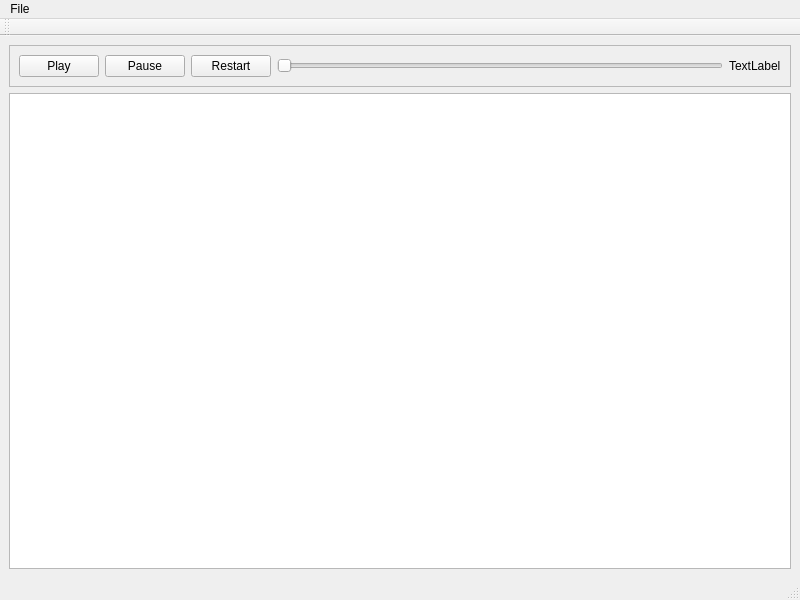
<?xml version="1.0" encoding="UTF-8"?>
<ui version="4.0">
 <class>MainWindow</class>
 <widget class="QMainWindow" name="MainWindow">
  <property name="geometry">
   <rect>
    <x>0</x>
    <y>0</y>
    <width>800</width>
    <height>600</height>
   </rect>
  </property>
  <property name="windowTitle">
   <string>MainWindow</string>
  </property>
  <widget class="QWidget" name="centralwidget">
   <layout class="QVBoxLayout" name="verticalLayout">
    <item>
     <widget class="QFrame" name="frame">
      <property name="frameShape">
       <enum>QFrame::StyledPanel</enum>
      </property>
      <property name="frameShadow">
       <enum>QFrame::Raised</enum>
      </property>
      <layout class="QHBoxLayout" name="horizontalLayout">
       <item>
        <widget class="QPushButton" name="playButton">
         <property name="text">
          <string>Play</string>
         </property>
        </widget>
       </item>
       <item>
        <widget class="QPushButton" name="pauseButton">
         <property name="text">
          <string>Pause</string>
         </property>
        </widget>
       </item>
       <item>
        <widget class="QPushButton" name="restartButton">
         <property name="text">
          <string>Restart</string>
         </property>
        </widget>
       </item>
       <item>
        <widget class="QSlider" name="seekBar">
         <property name="orientation">
          <enum>Qt::Horizontal</enum>
         </property>
        </widget>
       </item>
       <item>
        <widget class="QLabel" name="timeLabel">
         <property name="text">
          <string>TextLabel</string>
         </property>
        </widget>
       </item>
      </layout>
     </widget>
    </item>
    <item>
     <widget class="QTableView" name="tableView"/>
    </item>
   </layout>
  </widget>
  <widget class="QMenuBar" name="menubar">
   <property name="geometry">
    <rect>
     <x>0</x>
     <y>0</y>
     <width>800</width>
     <height>24</height>
    </rect>
   </property>
   <widget class="QMenu" name="menuOpen">
    <property name="title">
     <string>File</string>
    </property>
    <addaction name="actionOpen"/>
   </widget>
   <addaction name="menuOpen"/>
  </widget>
  <widget class="QStatusBar" name="statusbar"/>
  <widget class="QToolBar" name="toolBar">
   <property name="windowTitle">
    <string>toolBar</string>
   </property>
   <attribute name="toolBarArea">
    <enum>TopToolBarArea</enum>
   </attribute>
   <attribute name="toolBarBreak">
    <bool>false</bool>
   </attribute>
  </widget>
  <action name="actionOpen">
   <property name="text">
    <string>Open</string>
   </property>
  </action>
 </widget>
 <resources/>
 <connections/>
</ui>
